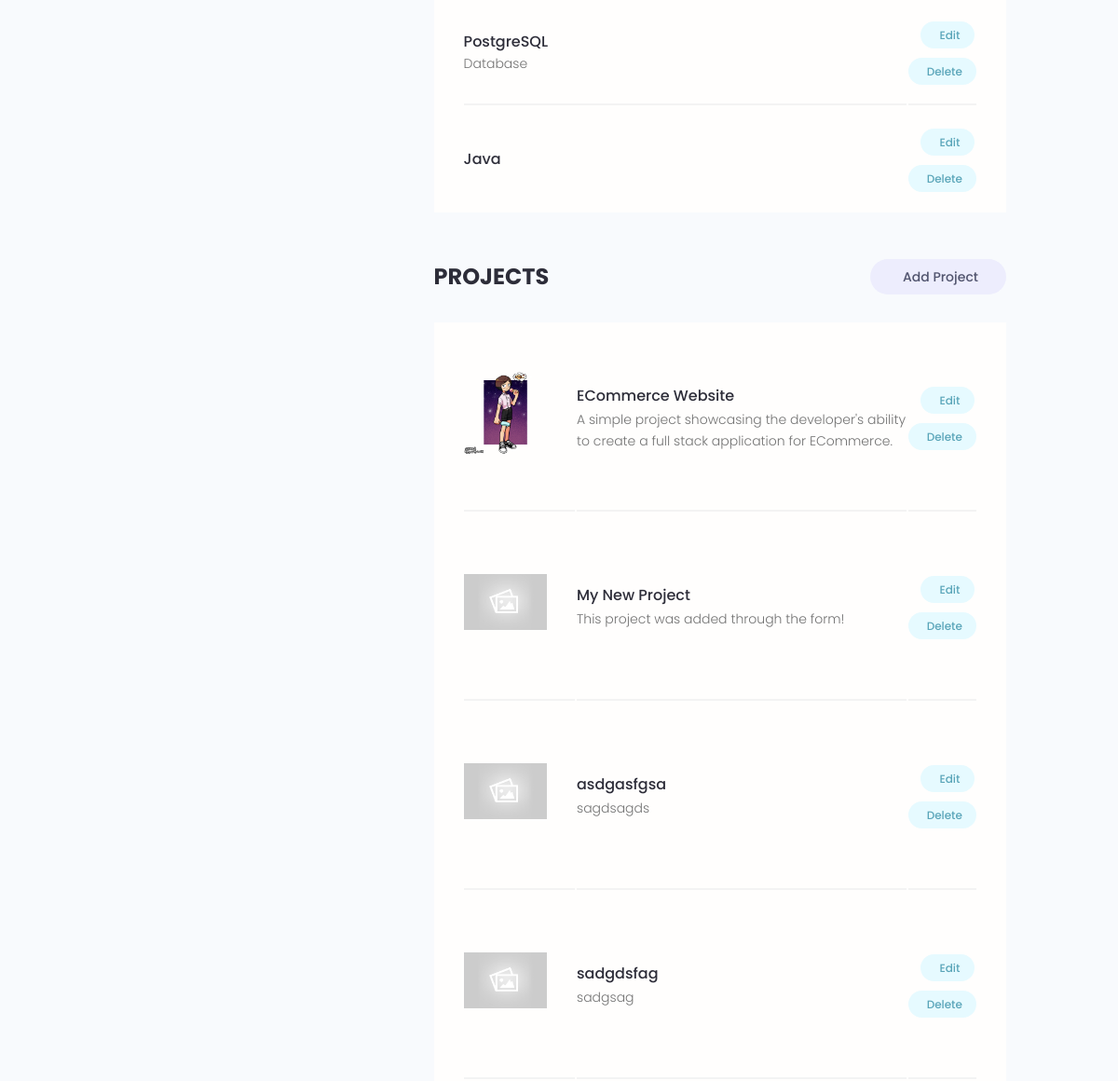
Before: /account/ (signed in, middle part) with the older database file.
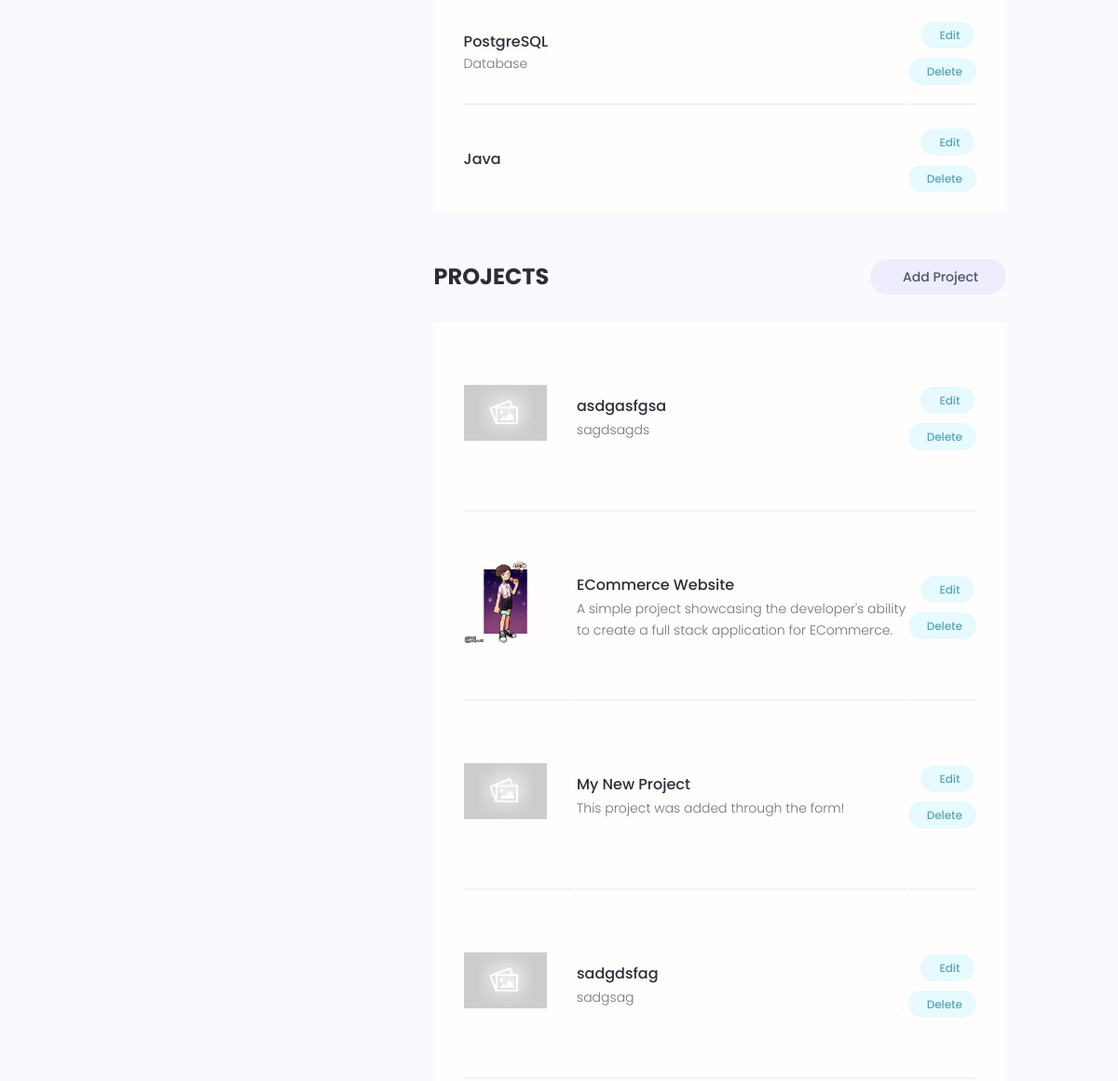
After: the same page with the newer database file.
### users/models.py (models this page shows, shortened)
class Skill(models.Model):
    owner = models.ForeignKey(Profile, on_delete=models.CASCADE, null=True, blank=True)
    name = models.CharField(max_length=200, null=True, blank=True)
    description = models.TextField(null=True, blank=True)
    created = models.DateTimeField(auto_now_add=True)
    id = models.UUIDField(default=uuid.uuid4, unique=True, primary_key=True, editable=False)

### projects/models.py (models this page shows, shortened)
class Project(models.Model):
    owner = models.ForeignKey(Profile, null=True, blank=True, on_delete=models.SET_NULL)
    title = models.CharField(max_length=200)
    description = models.TextField(null=True, blank=True)
    featured_image = models.ImageField(null=True, blank=True, default="default.jpg")
    demo_link = models.CharField(max_length=2000, null=True, blank=True)
    source_link = models.CharField(max_length=2000, null=True, blank=True)
    tags = models.ManyToManyField('Tag', blank=True)
    vote_total = models.IntegerField(default=0, null=True, blank=True)
    vote_ratio = models.IntegerField(default=0, null=True, blank=True)
    created = models.DateTimeField(auto_now_add=True)
    id = models.UUIDField(default=uuid.uuid4, unique=True, primary_key=True, editable=False)
    class Meta:
        ordering = ['-vote_ratio', '-vote_total'] # Sort by ratio. If ratio is the same, the one with the higher total takes precedent

### users/views.py (the view)
# urls.py: path('account/', views.userAccount, name="account"),
@login_required(login_url='login')
def userAccount(request):
    profile = request.user.profile
    skills = profile.skill_set.all() # This excludes the skills that don't have a description
    projects = profile.project_set.all()
    context = {'profile':profile, 'skills':skills, 'projects':projects}
    return render(request, 'users/account.html', context)

### users/templates/users/account.html (shortened to what this page needs)
{% extends 'main.html' %}
{% block content %}
  <main class="settingsPage profile my-md">
    <div class="container">
      <div class="layout">
        <div class="column column--1of3">
        </div>
        <div class="column column--2of3">
          <table class="settings__table">
            {% for skill in skills %}
              <tr>
                <td class="settings__tableInfo">
                  <h4>{{ skill.name }}</h4>
                  <p>
                    {{ skill.description }}
                  </p>
                </td>
                <td class="settings__tableActions">
                  <a class="tag tag--pill tag--main settings__btn" href="{% url 'update-skill' skill.id %}">Edit</a>
                  <a class="tag tag--pill tag--main settings__btn" href="{% url 'delete-skill' skill.id %}?next=/account">
                    Delete</a>
                </td>
              </tr>
            {% endfor %}
          </table>
          <div class="settings">
            <h3 class="settings__title">Projects</h3>
            <a class="tag tag--pill tag--sub settings__btn tag--lg" href="{% url 'create-project' %}"> Add Project</a>
          </div>
          <table class="settings__table">
            {% for project in projects %}
            <tr>
              <td class="settings__thumbnail">
                <a href="{% url 'project' project.id %}"><img src="{{ project.featured_image.url }}" alt="Project Thumbnail" /></a>
              </td>
              <td class="settings__tableInfo">
                <a href="{% url 'project' project.id %}">{{ project.title }}</a>
                <p>
                  {{ project.description|slice:"150" }}
                </p>
              </td>
              <td class="settings__tableActions">
                <a class="tag tag--pill tag--main settings__btn" href="{% url 'update-project' project.id %}"> Edit</a>
                <a class="tag tag--pill tag--main settings__btn" href="{% url 'delete-project' project.id %}?next=/account">
                  Delete</a>
              </td>
            </tr>
            {% endfor %}
          </table>
        </div>
      </div>
    </div>
  </main>
{% endblock content %}

Changed rows visible on the page:
changed Project "asdgasfgsa": moves up the list
